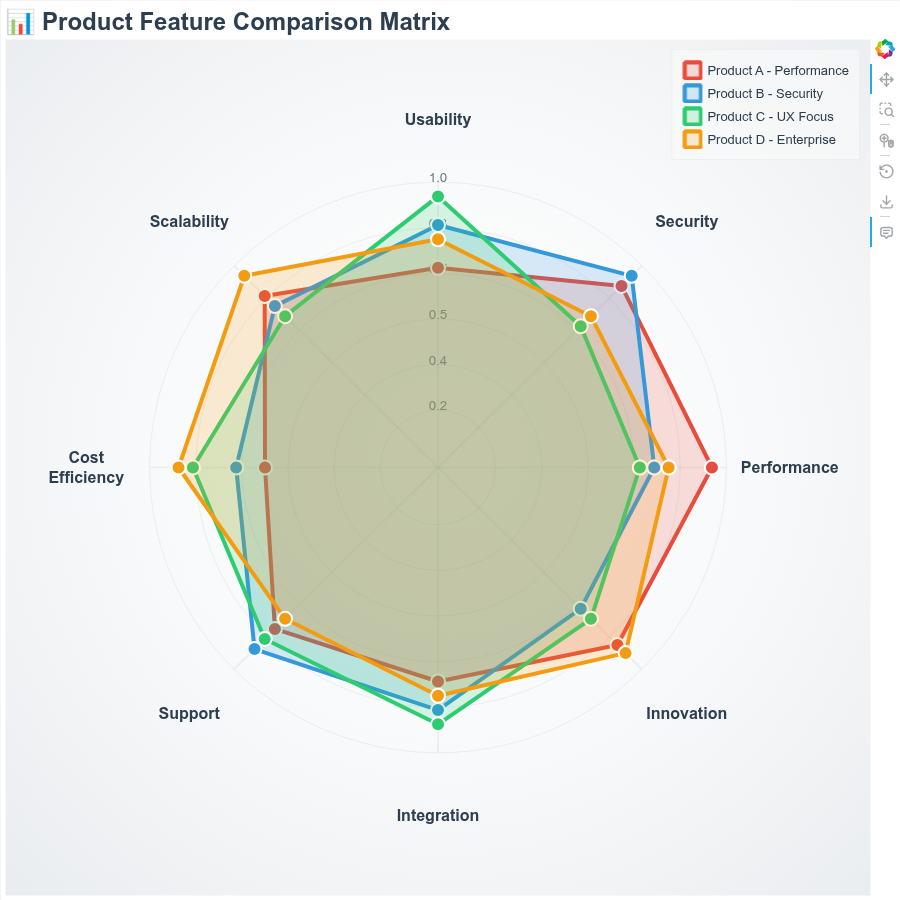

Recreate this plot in Python.

from bokeh_rocks import create_radar_chart, show, save_plot
categories2 = [
    'Performance',
    'Security',
    'Usability',
    'Scalability',
    'Cost\nEfficiency',
    'Support',
    'Integration',
    'Innovation'
]

product_data = [
    [0.95, 0.90, 0.70, 0.85, 0.60, 0.80, 0.75, 0.88],
    [0.75, 0.95, 0.85, 0.80, 0.70, 0.90, 0.85, 0.70],
    [0.70, 0.70, 0.95, 0.75, 0.85, 0.85, 0.90, 0.75],
    [0.80, 0.75, 0.80, 0.95, 0.90, 0.75, 0.80, 0.92],
]

product_names = [
    'Product A - Performance',
    'Product B - Security',
    'Product C - UX Focus',
    'Product D - Enterprise'
]

product_colors = ['#e74c3c', '#3498db', '#2ecc71', '#f39c12']

chart2 = create_radar_chart(
    categories=categories2,
    series_data=product_data,
    series_names=product_names,
    colors=product_colors,
    title="📊 Product Feature Comparison Matrix",
    width=900,
    height=900,
    fill_alpha=0.18,
    line_width=4,
    marker_size=14,
    grid_levels=6,
    show_grid_labels=True,
    theme="light",
    background_gradient="radial-gradient(circle at center, #ffffff 0%, #f8f9fa 50%, #e9ecef 100%)"
)

show(chart2)
save_plot(chart2, "output/radar_03")
